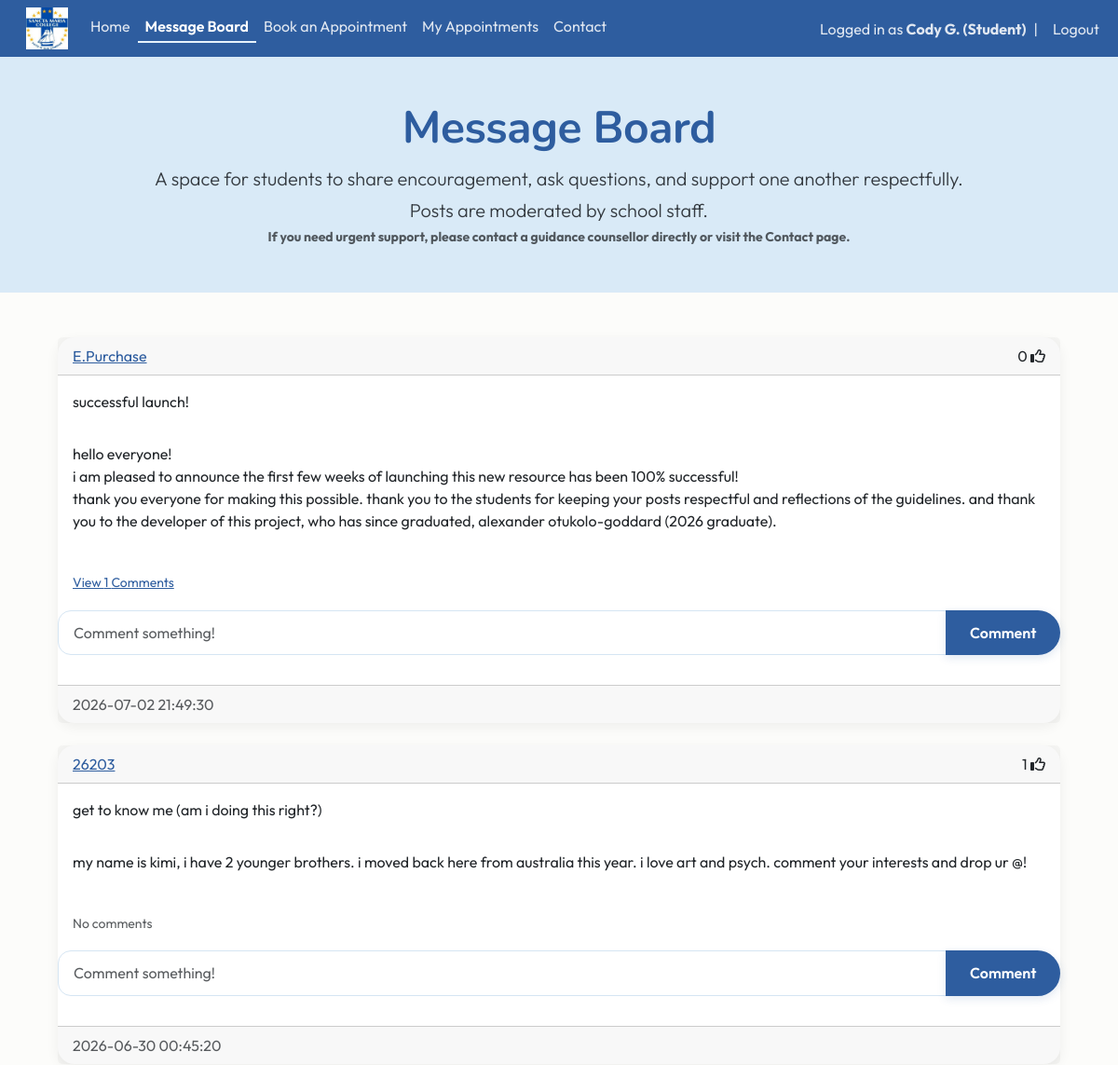
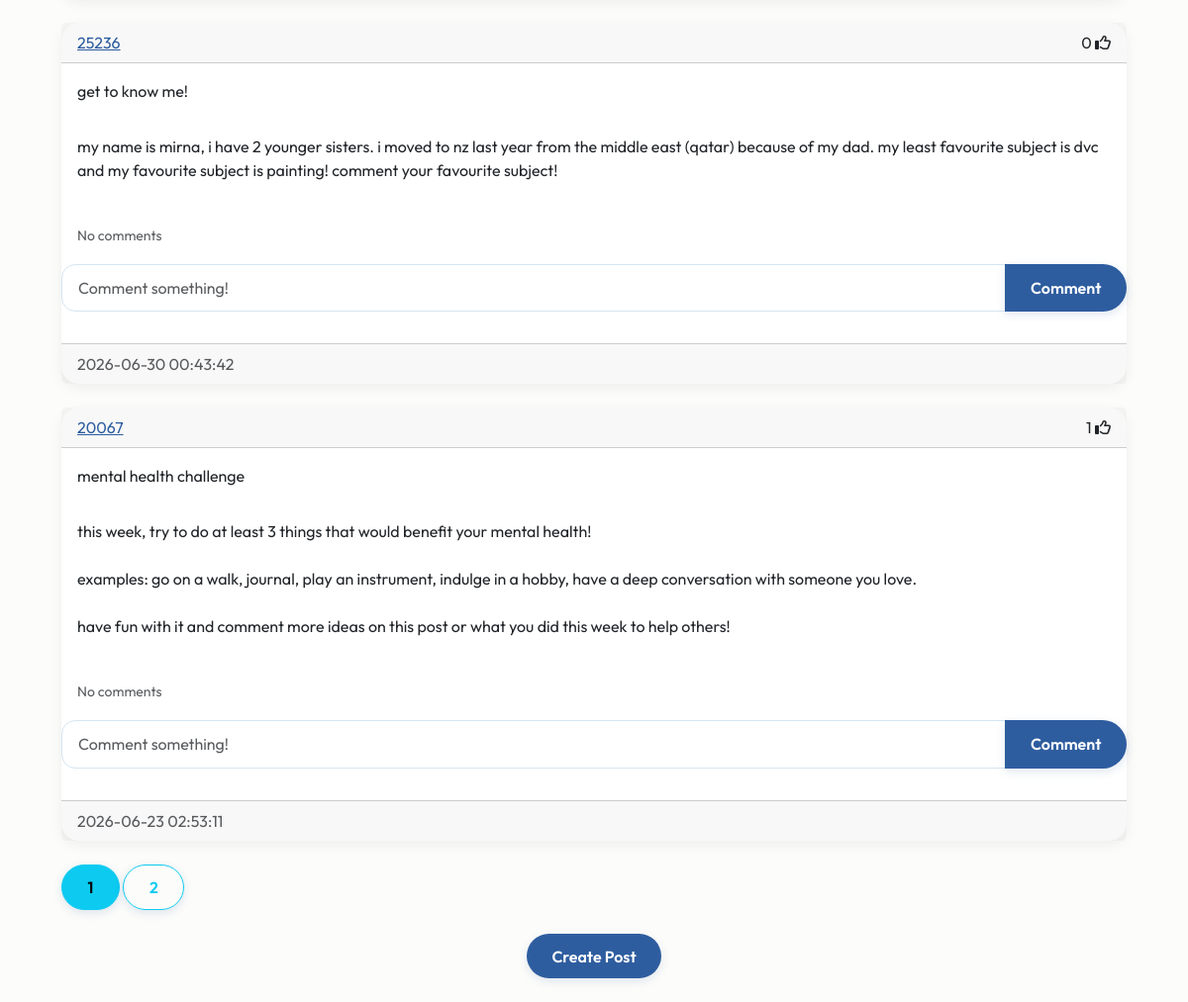
Page /blog (signed in) on the committed database (2 pictures, top to bottom).
### website/models.py (models this page shows)
class User(db.Model, UserMixin):
    id = db.Column(db.Integer, primary_key=True)
    email = db.Column(db.String(150), unique=True)
    fname = db.Column(db.String(20))
    lname = db.Column(db.String(20))
    username = db.Column(db.String(150), unique=True)
    role = db.Column(db.String(150))
    password = db.Column(db.String(150))
    date_created = db.Column(db.DateTime(timezone=True), default=func.now())
    posts = db.relationship("Post", backref="user", cascade="all, delete-orphan")
    comments = db.relationship("Comment", backref="user", cascade="all, delete-orphan")
    likes = db.relationship("Like", backref="user", cascade="all, delete-orphan")
    appointments = db.relationship('Appointment', foreign_keys="Appointment.counsellor_id", back_populates="counsellor")

class Post(db.Model):
    id = db.Column(db.Integer, primary_key=True)
    title = db.Column(db.String(150), unique=False)
    content = db.Column(db.Text, nullable=False)
    date_created = db.Column(db.DateTime(timezone=True), default=func.now())
    author = db.Column(db.Integer, db.ForeignKey('user.id', ondelete="CASCADE"), nullable=False)
    comments = db.relationship('Comment', backref='post', cascade="all, delete-orphan")
    likes = db.relationship('Like', backref='post', cascade="all, delete-orphan")

### website/views.py (the view)
@views.route("/blog")
@login_required
def blog():
    page = request.args.get('page', 1, type=int)
    posts = Post.query.order_by(Post.date_created.desc()).paginate(page=page, per_page=4)
    return render_template("blog.html", user=current_user, posts=posts, endpoint='views.blog')

### website/__init__.py (called while the page is built)
def create_app():
    app = Flask(__name__)
    app.config['SECRET_KEY'] = "DQiAlMIU5u5eeLDw4KPMHx4d"
    app.config['SQLALCHEMY_DATABASE_URI'] = f'sqlite:///{DB_NAME}'
    db.init_app(app)
    from .views import views
    from .auth import auth
    app.register_blueprint(views, url_prefix="/")
    app.register_blueprint(auth, url_prefix="/")
    from .models import User, Post
    with app.app_context():
        db.create_all()
    login_manager = LoginManager()
    login_manager.login_view = "auth.login"
    login_manager.init_app(app)
    @login_manager.user_loader
    def load_user(id):
        return User.query.get(int(id))
    return app

### website/templates/blog.html
{% extends "posts_div.html"%} {% block title %} Message Board {% endblock %}

### website/templates/posts_div.html (shortened to what this page needs)
{% extends "template.html"%} {% block title %} Message Board {% endblock %}
{% block content%}
{% block hero %}
<section class="hero hero-small mb-5">
    <div class="container text-center">
        <h1 class="display-5 fw-bold">Message Board</h1>
        <p class="lead">
            A space for students to share encouragement, ask questions, and support one another respectfully.<br>
            Posts are moderated by school staff.
        </p>
        <p class="small text-muted">
            <strong>If you need urgent support, please contact a guidance counsellor directly or visit the Contact page.</strong>
        </p>
    </div>
</section>
{% endblock %}
<div class="container">
    <div id="posts">
        {% for post in posts %}
        <div class="card border-dark">
            <div class="card-header d-flex justify-content-between align-items-center">
                <a href="/posts/{{post.user.username}}">{{post.user.username}}</a>
                <div>
                    <span id="likes-count-{{post.id}}">{{ post.likes|length }}</span>
                    {% if user.id in post.likes|map(attribute="author")|list %}
                    <i class="fas fa-thumbs-up" id="like-button-{{post.id}}" onclick="like({{post.id}})"></i>
                    {% else %}
                    <i class="far fa-thumbs-up" id="like-button-{{post.id}}" onclick="like({{post.id}})"></i>
                    {% endif %}
                </div>
            </div>
            <div class ="card-body">
                <div class="card-text">{{post.title}}</div>
            </div>
            <div class ="card-body">
                <div class="card-text">{{post.content | replace('\n', '<br>') | safe}}</div>
            </div>
            <br/>
            <p class="card-text ms-3">
                {% if post.comments|length > 0 %}
                <a data-bs-toggle="collapse" href="#comments-{{post.id}}" role="button">
                    <small>View {{post.comments|length}} Comments</small>
                </a>
                {% else %}
                <small class="text-muted">No comments</small>
                {% endif %}
            </p>
            <form class="input-group mb-3" method="POST" action="{{ url_for('views.create_comment', post_id=post.id, page=posts.page) }}">
                <input type="text" id="text" name="text" class="form-control" placeholder="Comment something!"/>
                <button type="submit" class="btn btn-primary">Comment</button>
            </form >
            <div class ="card-footer text-muted">{{post.date_created}}</div>
        </div>
        <br/>
        {% endfor %}
    </div>
    {% for page_num in posts.iter_pages(left_edge=1, right_edge=1, left_current=1, right_current=2) %}
    {% if page_num %}
    {% if endpoint == 'views.posts' %}
    {% set page_url = url_for(endpoint, username=username, page=page_num) %}
    {% else %}
    {% set page_url = url_for(endpoint, page=page_num) %}
    {% endif %}
    {% if posts.page == page_num %}
    <a class="btn btn-info mb-4" href="{{ page_url }}">{{page_num}}</a>
    {% else %}
    <a class="btn btn-outline-info mb-4" href="{{ page_url }}">{{page_num}}</a>
    {% endif %}
    {% else %}
    ...
    {% endif %}
    {% endfor %}
    {% block footer %}
    <div align="center">
        <a href="/create-post">
            <button type="button" class="btn btn-primary btn-large">
                Create Post
            </button>
        </a>
    </div>
    <br/>
</div>
{% endblock %}
{% endblock %}

### website/templates/template.html (shortened to what this page needs)
<!DOCTYPE html>
<html>
    <head>
        <link href="https://cdn.jsdelivr.net/npm/bootstrap@5.3.8/dist/css/bootstrap.min.css" rel="stylesheet">
        <link rel="stylesheet" type="text/css" href="{{ url_for('static', filename='main.css') }}">
    </head>
    <body>
        <nav class="navbar navbar-expand-lg sticky-top">
            <div class="container-fluid">
              <div class="collapse navbar-collapse" id="navbarSupportedContent">
                <ul class="navbar-nav me-auto mb-2 mb-lg-0">
                  <li class="nav-item">
                      <a class="navbar-brand" href="/home">
                          <img src="{{ url_for('static', filename='img/schoollogo.jpg') }}" width="45px" height="45px">
                      </a>
                  </li>
                  <li class="nav-item">
                      <a class="nav-link {% if request.path == '/home' %}active{% endif %}" href="/home">Home</a>
                  </li>
                  {% if user.is_authenticated %}
                  <li class="nav-item">
                    <a class="nav-link {% if request.path == '/blog' %}active{% endif %}" href="/blog">Message Board</a>
                  </li>
                  <li class="nav-item">
                      <a class="nav-link {% if request.path == '/book-appointment' %}active{% endif %}" href="/book-appointment">Book an Appointment</a>
                  </li>
                  {% if user.role == "Student" %}
                  <li class="nav-item">
                    <a class="nav-link {% if request.path == '/appointment-history' %}active{% endif %}" href="/appointment-history">My Appointments</a>
                  </li>
                  {% endif %}
                  {% endif %}
                  <li class="nav-item">
                      <a class="nav-link {% if request.path == '/contact' %}active{% endif %}" href="/contact">Contact</a>
                  </li>
                </ul>
                <ul class="navbar-nav ms-auto align-items-center">
                {% if user.is_authenticated %}
                <li class="nav-item">
                    <span class="navbar-text">
                        Logged in as <strong>{{ user.fname }} {{ user.lname[0] }}. ({{ user.role }})</strong>
                    </span>
                </li>
                <li class="nav-item mx-2">
                    <span class="navbar-text">|</span>
                </li>
                <li class="nav-item">
                    <a class="nav-link py-0" href="/logout">Logout</a>
                </li>
                {% endif %}
                </ul>
              </div>
            </div>
          </nav>
        <main>{% block content %} {% endblock %}</main>
      </body>
</html>

### website/static/main.css (style rules this page uses)
:root { --navy: #2E5D9F; --blue: #5D8CC7; --seafoam: #e7f3fc; --light-blue: #F5FAFE; --cream: #FCFCFA; --text: #343A40; --danger: #C86B6B; --radius: 18px; --section-padding: 6rem; }
.navbar { background-color:var(--navy); }
.navbar .nav-link, .navbar .navbar-text { color: rgba(255,255,255,0.85); transition: 0.2s ease; }
.navbar .nav-link.active { color: #FFFFFF; font-weight: 600; border-bottom: 2px solid var(--seafoam); padding-bottom: 4px; }
body { background-color: var(--cream); color: var(--text); font-family: 'Outfit', Arial, sans-serif; }
h1,h2,h3 { font-family: 'Nunito', Arial, sans-serif; font-weight: 700; }
p { line-height:1.7; }
.hero { background: #D9EAF7; min-height: 500px; display: flex; align-items: center; }
.hero-small { background: #D9EAF7; min-height: 220px; display: flex; align-items: center; padding: 3rem 0; margin-bottom:3rem; }
.hero h1 { color: var(--navy); font-family: 'Nunito', sans-serif; font-weight: 800; letter-spacing: -0.5px; }
.hero p { max-width:700px; margin:auto; }
.hero .lead { max-width:900px; margin:0 auto; }
.container { max-width: 1100px; }
.card { border: none; border-radius: var(--radius); box-shadow: 0 4px 14px rgba(0,0,0,0.06); transition: transform 0.25s ease, box-shadow 0.25s ease; }
.card a:not(.btn) { color: var(--navy); font-weight: 400; }
.btn { border-radius: 30px; padding: .65rem 1.6rem; font-weight: 600; transition: all .25s ease; box-shadow: 0 3px 10px rgba(46,93,159,.15); }
.btn-primary { background: var(--navy); border: none; color: white; }
form { padding-bottom:1rem; }
.form-control, .form-select { border-radius:14px; border:1px solid #D5E5F3; padding:.7rem 1rem; }

### rows in the picture
User: fname "Cody", lname "G", role "Student"
Post: user.username "E.Purchase", likes|length "0", title "successful launch!", content "hello everyone! i am pleased to announce the first few weeks of launching this new resource has been 100% successful! thank you everyone for making this possible. thank you to the students for keeping your posts respectful and reflections of the guidelines. and thank you to the developer of this project, who has since graduated, alexander otukolo-goddard (2026 graduate).", comments|length "1", date_created "2026-07-02 21:49:30"
Post: user.username "26203", likes|length "1", title "get to know me (am i doing this right?)", content "my name is kimi, i have 2 younger brothers. i moved back here from australia this year. i love art and psych. comment your interests and drop ur @!", shows "No comments", date_created "2026-06-30 00:45:20"
Post: user.username "25236", likes|length "0", title "get to know me!", content "my name is mirna, i have 2 younger sisters. i moved to nz last year from the middle east (qatar) because of my dad. my least favourite subject is dvc and my favourite subject is painting! comment your favourite subject!", shows "No comments", date_created "2026-06-30 00:43:42"
Post: user.username "20067", likes|length "1", title "mental health challenge", content "this week, try to do at least 3 things that would benefit your mental health! examples: go on a walk, journal, play an instrument, indulge in a hobby, have a deep conversation with someone you love. have fun with it and comment more ideas on this post or what you did this week to help others!", shows "No comments", date_created "2026-06-23 02:53:11"

### other values in the picture
{{ page_num }} "1"
{{ page_num }} "2"
